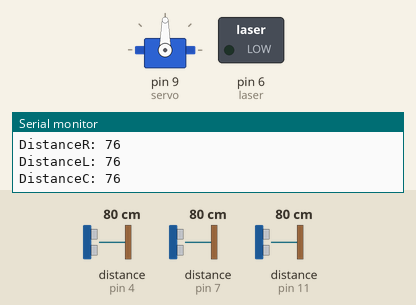
Bench run of a sketch on a simulated Arduino Uno, built with avr-gcc and run on an emulated ATmega328P. Shown: servo, switched loads named in the sketch (green lamp = pin HIGH), the last lines printed to the serial monitor. Wiring (inferred from the names in the program): 3 × ultrasonic range finder: trigger pin 5, echo pin 4 / trigger pin 8, echo pin 7 / trigger pin 10, echo pin 11. Dashed ring = blinking. Inputs (shaded band) come from the test bench; at power-on: distance to the obstacle (sensors on pin 11, pin 4, pin 7) 80 cm. The echo pulse lasts 58.3 µs per cm; pins used as bus, display or sensor lines are not drawn.

Above: at 1.2 s.
1.3 s: distance to the obstacle (sensor on pin 11) set to 24 cm
4.3 s: distance to the obstacle (sensor on pin 11) set to 19 cm
At 4.56 s:
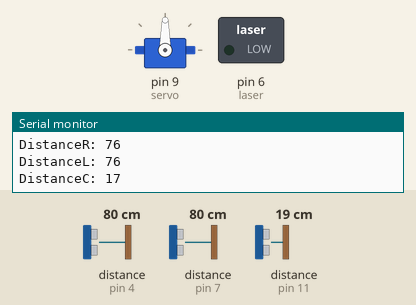
7.3 s: distance to the obstacle (sensor on pin 4) set to 2 cm
At 8.7 s:
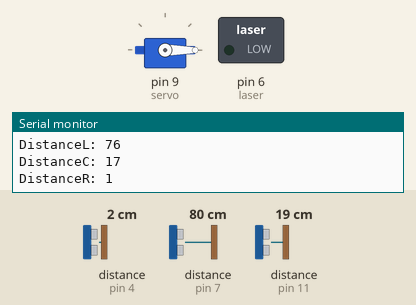
10.3 s: distance to the obstacle (sensor on pin 4) set to 23 cm
At 11.5 s:
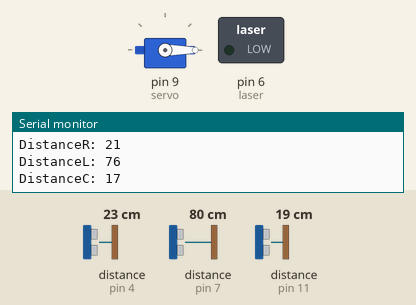
13.3 s: distance to the obstacle (sensor on pin 7) set to 2 cm
At 15.9 s:
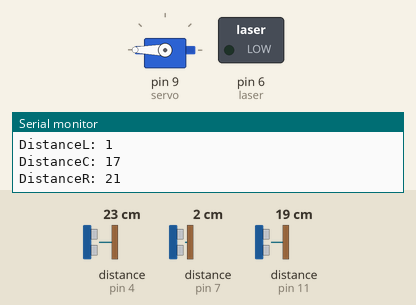
16.3 s: distance to the obstacle (sensor on pin 7) set to 60 cm
At 16.7 s:
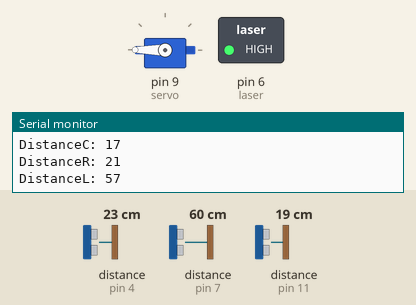
Timing chart, 0 to 20.3 s (numbered marks = the images above; inputs shaded):
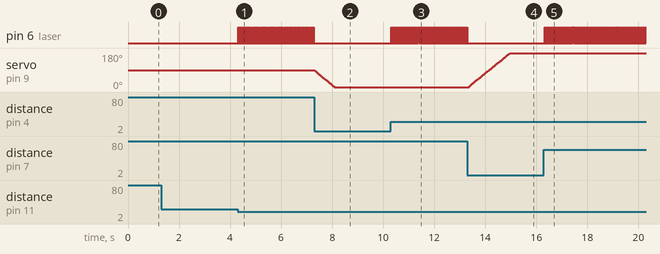

Measured:
- the behaviour switches between 22 and 21 cm on distance to the obstacle (sensor on pin 11) (found by bisection; images 0 and 1)
- after the input at 4.3 s, pin 6 (laser): alternates HIGH for 0.02 s and LOW for 0.04 s, starting at once
- after the input at 7.3 s, pin 6 (laser): stops changing and stays LOW; servo on pin 9 (servo): moves from 90° to 0° over 0.76 s, starting at once
- after the input at 10.3 s, pin 6 (laser): alternates HIGH for 0.02 s and LOW for 0.04 s, starting at once
- after the input at 13.3 s, pin 6 (laser): goes on until 13.3 s, then stays LOW; servo on pin 9 (servo): moves from 0° to 180° over 1.6 s, starting after 0.07 s
- after the input at 16.3 s, pin 6 (laser): alternates HIGH for 0.02 s and LOW for 0.04 s, starting at once

The sketch:

sketch_jun09a.ino
```cpp
#include <Servo.h>
#define Rtrig 5
#define Recho 4
#define Ltrig 8
#define Lecho 7
#define Ctrig 10
#define Cecho 11
#define laser 6
Servo servo;
int angle = 90;
//Ultrasonic ultrasonicR(Rpino_trigger, Rpino_echo);
//Ultrasonic ultrasonicC(Cpino_trigger, Cpino_echo);
//Ultrasonic ultrasonicL(Lpino_trigger, Lpino_echo);
void setup()
{
  pinMode(laser,OUTPUT);
  pinMode(Ltrig,OUTPUT);
  pinMode(Rtrig,OUTPUT);
  pinMode(Ctrig,OUTPUT);
  pinMode(Lecho,INPUT);
  pinMode(Recho,INPUT);
  pinMode(Cecho,INPUT);
  servo.attach(9);
  servo.write(angle);
  Serial.begin(9600);
  Serial.println("reading values from sensor...");
}

void loop()
{
  int R = measure_distance_cmR();
  int L = measure_distance_cmL();
  int C = measure_distance_cmC();
  //cmMsecR = ultrasonicR.convert(microsecR, Ultrasonic::CM);
  //inMsecR = ultrasonicR.convert(microsecR, Ultrasonic::IN);
  //cmMsecL = ultrasonicL.convert(microsecL, Ultrasonic::CM);
  //inMsecL = ultrasonicL.convert(microsecL, Ultrasonic::IN);
  //cmMsecC = ultrasonicL.convert(microsecC, Ultrasonic::CM);
  //inMsecC = ultrasonicL.convert(microsecC, Ultrasonic::IN);
  //Exibe informacoes no serial monitor
  Serial.print("DistanceR: ");
  Serial.println(R);
  //delay(500);
  Serial.print("DistanceL: ");
  Serial.println(L);
  //delay(500);
  Serial.print("DistanceC: ");
  Serial.println(C);
  //delay(500);
  //Serial.print(",   angle: ");
  //Serial.println(angle);
  // Serial.print(" - Distancia em polegadas: ");
  // Serial.println(inMsecR);
  // delay(500);
  // sÃ³ ativa quando existe algum objeto a uma distÃ¢ncia < 50cm, em qualquer olho
    if ((R < 20) || (L < 20) || (C < 20))
    {
     if (((R > 20) && (L < 20) && (C < 20))||((R > 20) && (L < 20) && (C > 20)))
     {
      if (angle<=180)
           {angle = angle + 5;
           servo.write(angle);}
     }
      if ((R > 20) && (L > 20) && (C < 20))
     {
      digitalWrite(laser,HIGH);
      delay(20);
      digitalWrite(laser,LOW);
     }
          // objeto mais a direita, vira para a direita]'P.
     if (((R < 20) && (L > 20) && (C < 20)) ||((R < 20) && (L > 20) && (C > 20)))
    {
      if(angle>=0)
          {angle = angle - 5;
          servo.write(angle);}
     }
  }
  delay(30);
}

float measure_distance_cmR()
{
  float Rdistance =0;
  long Rtime_value=0;
  digitalWrite(Rtrig,HIGH);
  delayMicroseconds(10);
  digitalWrite(Rtrig,LOW);
  Rtime_value=pulseIn(Recho,HIGH);
  Rdistance=0.033*Rtime_value/2;
  return Rdistance;
    }
float measure_distance_cmC()
{
  float Cdistance =0;
  long Ctime_value=0;
  digitalWrite(Ctrig,HIGH);
  delayMicroseconds(10);
  digitalWrite(Ctrig,LOW);
  Ctime_value=pulseIn(Cecho,HIGH);
  Cdistance=0.033*Ctime_value/2;
  return Cdistance;
    }
float measure_distance_cmL()
{
  float Ldistance =0;
  long Ltime_value=0;
  digitalWrite(Ltrig,HIGH);
  delayMicroseconds(10);
  digitalWrite(Ltrig,LOW);
  Ltime_value=pulseIn(Lecho,HIGH);
  Ldistance=0.033*Ltime_value/2;
  return Ldistance;
    }
```
